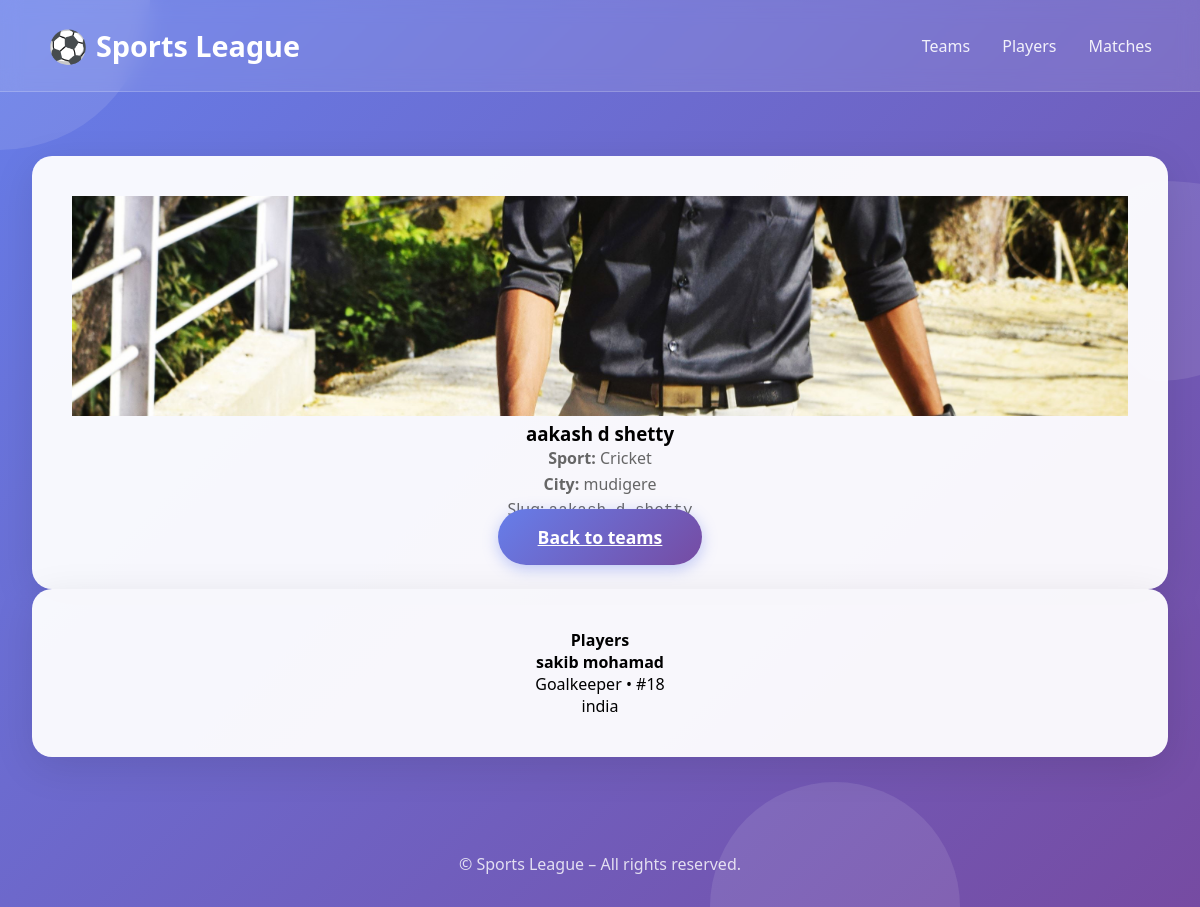
The page /teams/11/ on the database its author committed.
### league/models.py (models this page shows, shortened)
class Team(models.Model):
    name = models.CharField(max_length=150)
    city = models.CharField(max_length=120, blank=True)
    founded = models.IntegerField(blank=True, null=True)
    logo = models.ImageField(upload_to="team_logos/", blank=True, null=True)
    slug = models.SlugField(max_length=160, unique=True, blank=True)
    sport = models.ForeignKey(Sport, on_delete=models.SET_NULL, blank=True, null=True, related_name="primary_teams")
    sports = models.ManyToManyField(Sport, blank=True, related_name="teams")
    class Meta:
        ordering = ["name"]

class Sport(models.Model):
    name = models.CharField(max_length=100, unique=True)
    slug = models.SlugField(max_length=120, unique=True, blank=True)
    class Meta:
        ordering = ["name"]
        verbose_name = "Sport"
        verbose_name_plural = "Sports"

class Player(models.Model):
    POSITION_CHOICES = [
        ("GK", "Goalkeeper"),
        ("DF", "Defender"),
        ("MF", "Midfielder"),
        ("FW", "Forward"),
        ("BAT", "Batsman"),
        ("BWL", "Bowler"),
        ("AR", "All-rounder"),
        ("WK", "Wicketkeeper"),
        ("PR", "Prop"),
        ("HK", "Hooker"),
        ("LO", "Lock"),
        ("FL", "Flanker"),
        ("SH", "Scrum-half"),
        ("FH", "Fly-half"),
        ("CE", "Centre"),
        ("WG", "Wing"),
        ("FB", "Fullback"),
        ("MS", "Mens Singles"),
        ("WS", "Womens Singles"),
        ("MD", "Mens Doubles"),
        ("WD", "Womens Doubles"),
        ("XD", "Mixed Doubles"),
        ("P", "Pitcher"),
        ("C", "Catcher"),
        ("1B", "First Base"),
        ("2B", "Second Base"),
        ("3B", "Third Base"),
        ("SS", "Shortstop"),
        ("LF", "Left Field"),
        ("CF", "Center Field"),
        ("RF", "Right Field"),
    ]
    first_name = models.CharField(max_length=120)
    last_name = models.CharField(max_length=120, blank=True)
    team = models.ForeignKey(Team, on_delete=models.SET_NULL, blank=True, null=True, related_name="players")
    position = models.CharField(max_length=10, choices=POSITION_CHOICES, blank=True)
    number = models.IntegerField(blank=True, null=True)
    date_of_birth = models.DateField(blank=True, null=True)
    nationality = models.CharField(max_length=120, blank=True)
    class Meta:
        ordering = ["team__name", "last_name", "first_name"]

### league/views.py (the view)
# urls.py: path("teams/<int:pk>/", league_views.team_detail, name="team_detail"),
def team_detail(request, pk):
    team = get_object_or_404(Team, pk=pk)
    players = team.players.all().order_by("number", "last_name")
    return render(request, "league/team_detail.html", {"team": team, "players": players})

### templates/league/team_detail.html (shortened to what this page needs)
{% extends "base.html" %}
{% block content %}
<div class="row g-4">
  <div class="col-md-4">
    <div class="card p-3">
      {% if team.logo %}
        <img src="{{ team.logo.url }}" alt="{{ team.name }} logo" class="img-fluid rounded" style="object-fit:cover;height:220px;width:100%">
      {% else %}
        <div style="height:220px; display:flex;align-items:center;justify-content:center;background:linear-gradient(90deg,#f0f4ff,#f7fff6);border-radius:6px;">
          <strong style="font-size:48px;color:#6b85d6">{{ team.name|slice:":1"|upper }}</strong>
        </div>
      {% endif %}
      <h3 class="mt-3 mb-1">{{ team.name }}</h3>
      {% with sports=team.sports.all %}
        {% if sports %}
          <p class="mb-1"><strong>Sports:</strong> {% for s in sports %}{{ s.name }}{% if not forloop.last %}, {% endif %}{% endfor %}</p>
        {% elif team.sport %}
          <p class="mb-1"><strong>Sport:</strong> {{ team.sport.name }}</p>
        {% endif %}
      {% endwith %}
      {% if team.city %}<p class="mb-1"><strong>City:</strong> {{ team.city }}</p>{% endif %}
      <p class="small text-muted mt-2">Slug: <code>{{ team.slug }}</code></p>
      <a class="btn" href="{% url 'teams_list' %}">Back to teams</a>
    </div>
  </div>
  <div class="col-md-8">
    <div class="card p-3">
      <h4 class="mb-3">Players</h4>
      {% if players %}
      <div class="list-group">
        {% for p in players %}
        <div class="list-group-item d-flex justify-content-between align-items-center">
          <div>
            <strong>{{ p.first_name }}{% if p.last_name %} {{ p.last_name }}{% endif %}</strong>
            <div class="text-muted small">{{ p.get_position_display }}{% if p.number %} • #{{ p.number }}{% endif %}</div>
          </div>
          <div class="text-end small">
            {% if p.nationality %}<div>{{ p.nationality }}</div>{% endif %}
          </div>
        </div>
        {% endfor %}
      </div>
      {% else %}
        <p>No players assigned. <a href="{% url 'add_player' %}">Add one</a>.</p>
      {% endif %}
    </div>
  </div>
</div>
{% endblock %}

### templates/base.html (style rules this page uses)
* { margin: 0; padding: 0; box-sizing: border-box; }
body { font-family: 'Segoe UI', Tahoma, Geneva, Verdana, sans-serif; background: linear-gradient(135deg, #667eea 0%, #764ba2 100%); min-height: 100vh; position: relative; overflow-x: hidden; }
.card { background: rgba(255, 255, 255, 0.95); border-radius: 20px; padding: 2.5rem; text-align: center; transition: all 0.4s cubic-bezier(0.175, 0.885, 0.32, 1.275); cursor: pointer; box-shadow: 0 10px 40px rgba(0, 0, 0, 0.1); position: relative; overflow: hidden; }
.card::before { content: ''; position: absolute; top: 0; left: 0; right: 0; height: 5px; background: linear-gradient(90deg, #667eea, #764ba2); transform: scaleX(0); transition: transform 0.4s ease; }
.card p { color: #666; font-size: 1rem; line-height: 1.6; }
.btn { background: linear-gradient(135deg, #667eea 0%, #764ba2 100%); color: white; border: none; padding: 1rem 2.5rem; border-radius: 50px; font-size: 1.1rem; font-weight: 600; cursor: pointer; transition: all 0.3s ease; box-shadow: 0 4px 15px rgba(102, 126, 234, 0.4); }

### rows shown on the page
Team: logo (picture), name "aakash d shetty", sport.name "Cricket", city "mudigere", slug "aakash-d-shetty"
Player: first_name "sakib", last_name "mohamad", position "Goalkeeper", number "18", nationality "india"
